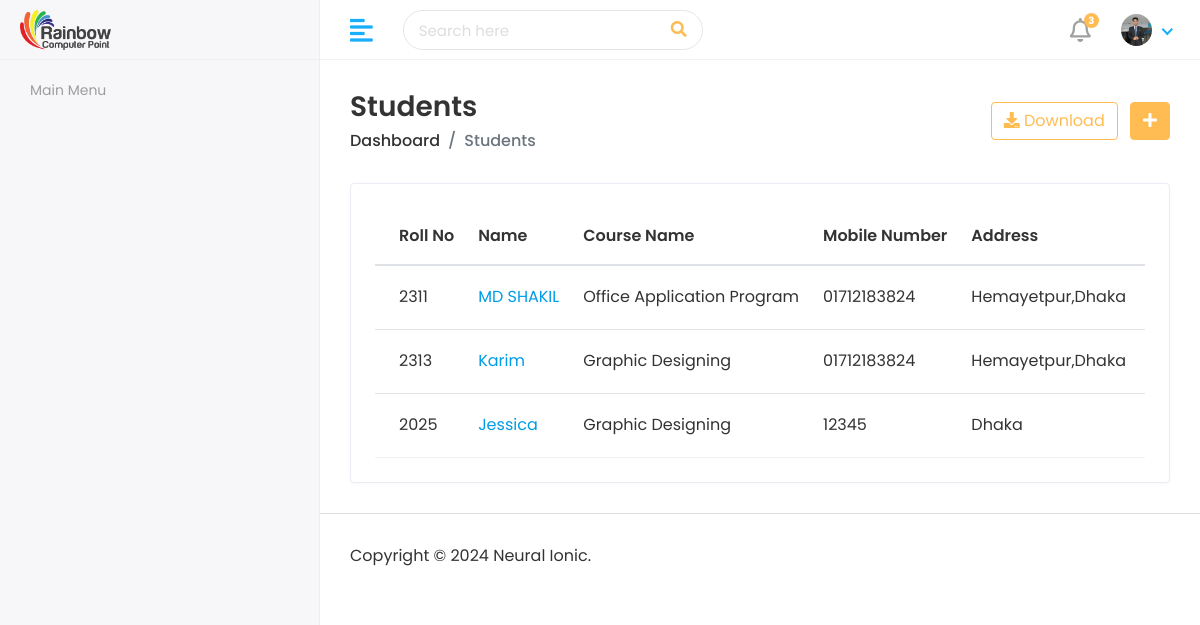
/studentList/, run on the app's committed database.
### RainbowApp/models.py (models this page shows)
class StudentInfoModel(models.Model):
    user = models.OneToOneField(CustomUserModel, on_delete =models.CASCADE,related_name='studentuser')
    StudentName = models.CharField(max_length=100)
    FatherName = models.CharField(max_length=100)
    MotherName = models.CharField(max_length=100)
    GENDER = [
        ('Male','Male'),
        ('Female','Female'),
    ]
    Gender = models.CharField(choices=GENDER,max_length=100)
    DOB = models.DateField()
    Religion = models.CharField(max_length=100)
    Mobile = models.CharField(max_length=100)
    EmergencyMobile = models.CharField(max_length=100)
    StudentPhoto = models.ImageField(upload_to='static/pendingstudent/')
    PresentAddress = models.CharField(max_length=100)
    PermanentAddress = models.CharField(max_length=100)
    RollNo = models.CharField(max_length=100)
    CourseName = models.CharField(max_length=100)
    Batch = models.CharField(max_length=100)
    SECTION = [
        ('A','A'),
        ('B','B'),
        ('C','C'),
    ]
    Section = models.CharField(max_length=100)
    CourseFee = models.CharField(max_length=100)
    Payment = models.CharField(max_length=100)
    Due = models.CharField(max_length=100)
    AdmissionDate = models.DateField(auto_now_add=True)
    LastModified = models.DateField(auto_now=True)

### RainbowProject/studentviews.py (the view)
# urls.py: path('studentList/',studentList, name='studentList'),
def studentList(request):
    studentinfo = StudentInfoModel.objects.all()
    context = {
        'studentinfo':studentinfo,
    }
    return render(request,'students/studentlist.html',context)

### template/students/studentlist.html (shortened to what this page needs)
{% extends 'adminmaster/adminmaster.html' %}
{% block admincontent %}
{% load static %}
<div class="content container-fluid">
    <div class="page-header">
       <div class="row align-items-center">
          <div class="col">
             <h3 class="page-title">Students</h3>
             <ul class="breadcrumb">
                <li class="breadcrumb-item"><a href="index.html">Dashboard</a></li>
                <li class="breadcrumb-item active">Students</li>
             </ul>
          </div>
          <div class="col-auto text-right float-right ml-auto">
             <a href="#" class="btn btn-outline-primary mr-2"><i class="fas fa-download"></i> Download</a>
             <a href="{% url 'addStudentPage' %}" class="btn btn-primary"><i class="fas fa-plus"></i></a>
          </div>
       </div>
    </div>
    <div class="row">
       <div class="col-sm-12">
          <div class="card card-table">
             <div class="card-body">
                <div class="table-responsive">
                   <table class="table table-hover table-center mb-0 datatable">
                      <thead>
                         <tr>
                            <th>Roll No</th>
                            <th>Name</th>
                            <th>Course Name</th>
                            <th>Mobile Number</th>
                            <th>Address</th>
                            <th>Admission Date</th>
                         </tr>
                      </thead>
                      <tbody>
                        {% for i in studentinfo %}
                        <tr>
                           <td>{{i.RollNo}}</td>
                           <td>
                                 <a href="">{{i.StudentName}}</a>
                           </td>
                           <td>{{i.CourseName}}</td>
                           <td>{{i.Mobile}}</td>
                           <td>{{i.PresentAddress}}</td>
                           <td>{{i.AdmissionDate}}</td>
                        </tr>
                        {% endfor %}
                      </tbody>
                   </table>
                </div>
             </div>
          </div>
       </div>
    </div>
 </div>
{% endblock admincontent %}

### static/assets/css/style.css (style rules this page uses)
html { height: 100%; }
body { background-color: #fff; color: #333; font-family: 'Poppins', sans-serif; font-size: 1rem; height: 100%; line-height: 1.5; overflow-x: hidden; }
h1, h2, h3, h4, h5, h6 { font-family: 'Poppins', sans-serif; margin-top: 0; }
a { color: #009ce7; }
input, button, a { transition: all 0.4s ease; -moz-transition: all 0.4s ease; -o-transition: all 0.4s ease; -ms-transition: all 0.4s ease; -webkit-transition: all 0.4s ease; }
ul, ol { padding: 0px; list-style: none; }
.table { color: #333; max-width: 100%; margin-bottom: 0; width: 100%; }
.table thead tr th { font-weight: 600; }
.table tbody tr { border-bottom: 1px solid rgba(0, 0, 0, 0.05); }
.table.table-center td, .table.table-center th { vertical-align: middle; }
.card-table .card-body .table > thead > tr > th { border-top: 0; }
.card-table .card-body .table tr td:first-child, .card-table .card-body .table tr th:first-child { padding-left: 1.5rem; }
.card-table .table td, .card-table .table th { border-top: 1px solid #e2e5e8; padding: 1rem 0.75rem; white-space: nowrap; }
.btn-primary { background-color: #FFBC53; border: 1px solid #FFBC53; }
.btn-outline-primary { color: #FFBC53; border-color: #FFBC53; }
.card { border: 1px solid #ececf5; box-shadow: 0 1px 3px 0 rgba(0, 0, 0, 0.03); margin-bottom: 1.875rem; }
.card-body { padding: 1.5rem; }
.page-wrapper > .content { padding: 1.875rem 1.875rem 0; }
.page-header { margin-bottom: 1.875rem; }
.page-header .breadcrumb { background-color: transparent; color: #6c757d; font-size: 1rem; font-weight: 500; margin-bottom: 0; padding: 0; }
.page-header .breadcrumb a { color: #333; }
.page-title { font-size: 28px; font-weight: 600; color: #333; margin-bottom: 5px; }

### data on the page
StudentInfoModel: RollNo "2311", StudentName "MD SHAKIL", CourseName "Office Application Program", Mobile "01712183824", PresentAddress "Hemayetpur,Dhaka"
StudentInfoModel: RollNo "2313", StudentName "Karim", CourseName "Graphic Designing", Mobile "01712183824", PresentAddress "Hemayetpur,Dhaka"
StudentInfoModel: RollNo "2025", StudentName "Jessica", CourseName "Graphic Designing", Mobile "12345", PresentAddress "Dhaka"
